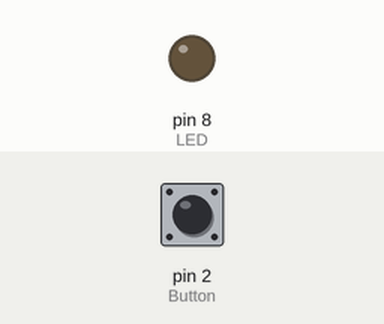
Recording of a sketch running on a simulated Arduino Uno, built with avr-gcc and run on an emulated ATmega328P. On the bench: output pins drawn as LEDs (lit = HIGH). The inputs (shaded band) are chosen by the test bench; at power-on: pin 2 (Button) HIGH.

Above: at 1.2 s.
1.3 s: pin 2 (Button) pulled LOW for 0.15 s
At 1.37 s:
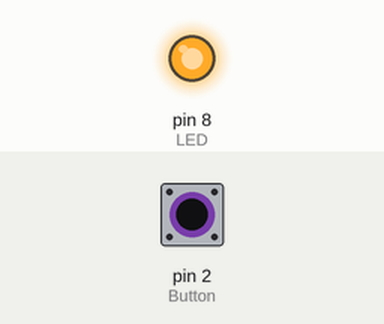
2.9 s: pin 2 (Button) pulled LOW for 3.2 s
At 6.6 s:
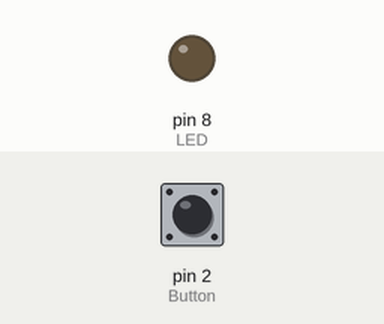
Timing chart, 0 to 8.1 s (numbered marks = the images above; inputs shaded):
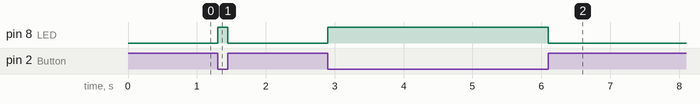

Measured:
- after the input at 1.3 s, pin 8 (LED): LOW → HIGH at once, → LOW 0.15 s later
- after the input at 2.9 s, pin 8 (LED): LOW → HIGH at once, → LOW 3.2 s later

The sketch:

PushButton.ino
```cpp
const int Button = 2;
const int LED = 8;

void setup(){
  pinMode(Button,INPUT);
  pinMode(LED,OUTPUT);

  digitalWrite(Button, HIGH);

}

void loop(){
  if(digitalRead(Button)==LOW){
    digitalWrite(LED, HIGH);

  }else{
    digitalWrite(LED, LOW);
  }
}
```
